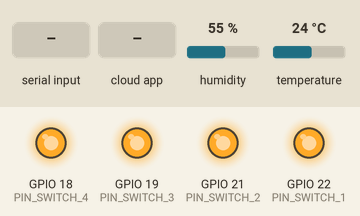
Bench run of a sketch on a simulated ESP32. On the bench: output pins drawn as LEDs (lit = HIGH). Dashed ring = blinking. The inputs (shaded band) are chosen by the test bench; at power-on: temperature 24 °C, humidity 55 %. WiFi joins after 1.5 s; servers stay silent unless stated; no MQTT or app messages arrive unless stated; the modem accepts every AT command (registered, SIM ready, sends succeed) and sends nothing else; the RemoteXY app is connected; what the sketch prints to the serial monitor is not drawn.

Above: at 2.9 s.
3.0 s: temperature set to 38 °C
5.0 s: temperature set to 41 °C
At 9.4 s:
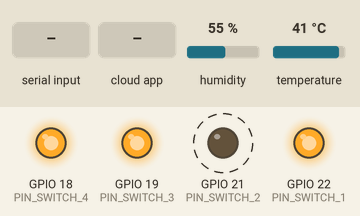
11.0 s: "Relay1on" received over the second serial link
At 15.0 s:
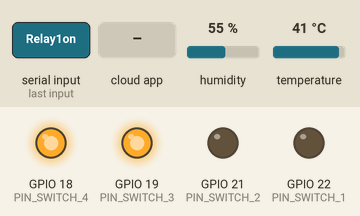
16.0 s: "Relay3on" received over the second serial link
At 18.2 s:
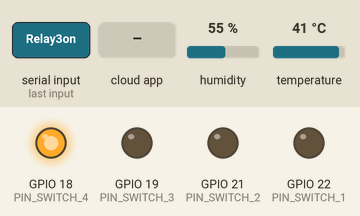
18.5 s: "Relay1off" received over the second serial link
At 20.4 s:
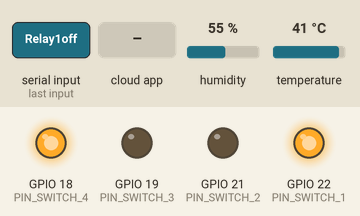
22.4 s: the phone or cloud app sets switch_4 to 1
At 24.8 s:
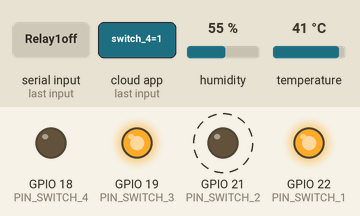
Timing chart, 0 to 29.4 s (numbered marks = the images above; inputs shaded):
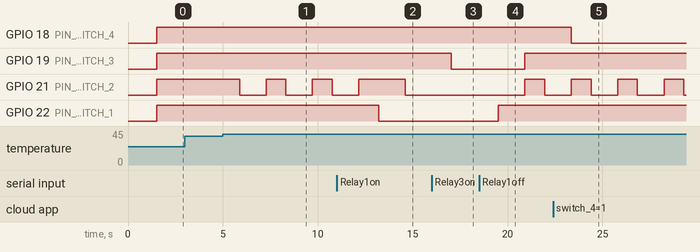

The sketch:

Final_Code_of_Project.ino
```cpp
/***** RemoteXY select connection mode and include library
 **********Including the recommanded libraries***********/

#define REMOTEXY_MODE__ESP32CORE_WIFI_CLOUD
#include "DHT.h"
#include <PubSubClient.h>
#include <WiFi.h>
#include <RemoteXY.h>

/*****control humidity and temperature variables******/

int x;
int y;
String incomingData;   // for storing incoming serial data
String message = "";   // A String for storing the message    // Initialized a pin for relay module
bool running_RELAY=false;

/******************************************************************
************Things Board interface using MQTT protocol*************
*******************************************************************/

#define WIFI_AP "FAB LAB"
#define WIFI_PASSWORD "Proj3ct123"

#define TOKEN "uN9YNlKLBz8hu8HxqIUq"
char thingsboardServer[] = "demo.thingsboard.io";

/*******Define DHT11 pin*******/

#define DHTPIN 4
#define DHTTYPE DHT11
#define RXD2 16
#define TXD2 17

/******************************************************************
******************RemoteXY connection settings*********************
*******************************************************************/

#define REMOTEXY_WIFI_SSID "FAB LAB"
#define REMOTEXY_WIFI_PASSWORD "Proj3ct123"
#define REMOTEXY_CLOUD_SERVER "cloud.remotexy.com"
#define REMOTEXY_CLOUD_PORT 6376
#define REMOTEXY_CLOUD_TOKEN "be3defc50356ba6276c8f3d18a0eec07"

WiFiClient espClient;

/****Initialize DHT sensor*****/

DHT dht(DHTPIN, DHTTYPE);

PubSubClient client(espClient);

int status = WL_IDLE_STATUS;
unsigned long lastSend;

/*****RemoteXY configurate*****/

#pragma pack(push, 1)
uint8_t RemoteXY_CONF[] =
  { 255,4,0,0,0,71,0,10,13,1,
  2,0,4,28,22,11,2,26,31,31,
  79,78,0,79,70,70,0,2,0,36,
  28,22,11,2,26,31,31,79,78,0,
  79,70,70,0,2,0,36,54,22,11,
  2,26,31,31,79,78,0,79,70,70,
  0,2,0,5,54,22,11,2,26,31,
  31,79,78,0,79,70,70,0 };

/******this structure defines all the variables and******
 ******events of your control interface******************/

struct {

    // input variables
  uint8_t switch_1; // =1 if switch ON and =0 if OFF
  uint8_t switch_2; // =1 if switch ON and =0 if OFF
  uint8_t switch_4; // =1 if switch ON and =0 if OFF
  uint8_t switch_3; // =1 if switch ON and =0 if OFF

    // other variable
  uint8_t connect_flag;  // =1 if wire connected, else =0

} RemoteXY;
#pragma pack(pop)

/////////////////////////////////////////////
//           END RemoteXY include          //
/////////////////////////////////////////////

#define PIN_SWITCH_1 22
#define PIN_SWITCH_2 21
#define PIN_SWITCH_4 18
#define PIN_SWITCH_3 19

void setup()
{
     RemoteXY_Init ();

  pinMode (PIN_SWITCH_1, OUTPUT);
  pinMode (PIN_SWITCH_2, OUTPUT);
  pinMode (PIN_SWITCH_4, OUTPUT);
  pinMode (PIN_SWITCH_3, OUTPUT);

   // Note the format for setting a serial port is as follows: Serial2.begin(baud-rate, protocol, RX pin, TX pin);
  Serial.begin(115200);
  dht.begin();
  delay(10);
  InitWiFi();
  client.setServer( thingsboardServer, 1883 );
  lastSend = 0;

  //Serial1.begin(9600, SERIAL_8N1, RXD2, TXD2);
  Serial2.begin(115200, SERIAL_8N1, RXD2, TXD2);
  Serial.println("Serial Txd is on pin: "+String(TX));
  Serial.println("Serial Rxd is on pin: "+String(RX));
  Serial.println("Serial begin");

  /*******************************************************
   ********Initially making the relay pins High because of
   ****************output of relay module*****************
   *******************************************************/

  pinMode(18, OUTPUT);   // Setting erlay pin as output pin
  digitalWrite(18,HIGH);  // Making relay pin initailly low
  pinMode(19, OUTPUT);   // Setting erlay pin as output pin
  digitalWrite(19, HIGH);  // Making relay pin initailly low
  pinMode(21, OUTPUT);   // Setting erlay pin as output pin
  digitalWrite(21, HIGH);  // Making relay pin initailly low
  pinMode(22, OUTPUT);   // Setting erlay pin as output pin
  digitalWrite(22, HIGH);  // Making relay pin initailly low
  Serial.println("Serial Monitor");

  // set SMS mode to text mode
  Serial2.print("AT+CMGF=1\r");
  delay(100);

  // set gsm module to tp show the output on serial out
  Serial2.print("AT+CNMI=2,2,0,0,0\r");
  delay(100);
}

void loop()
{
  /*********************************************************
   **********Controling devices using android app***********
   *********************************************************/

RemoteXY_Handler ();

  if(running_RELAY==false){
  digitalWrite(PIN_SWITCH_1, (RemoteXY.switch_1==1)?LOW:HIGH);
  digitalWrite(PIN_SWITCH_2, (RemoteXY.switch_2==1)?LOW:HIGH);
  digitalWrite(PIN_SWITCH_4, (RemoteXY.switch_4==1)?LOW:HIGH);
  digitalWrite(PIN_SWITCH_3, (RemoteXY.switch_3==1)?LOW:HIGH);
  }
  if ( !client.connected() ) {
  reconnect();
  }

  if ( millis() - lastSend > 1000 ) { // Update and send only after 1 seconds
  getAndSendTemperatureAndHumidityData();
  lastSend = millis();
  }

   client.loop();
  // TODO you loop code
  // use the RemoteXY structure for data transfer
  // do not call delay()
  receive_message();   //Function for receiving sms

/*************************************************************
 *******************RELAY 1**********************************
 ***********************************************************/
  // if received command is to turn on relay
  if(incomingData.indexOf("Relay1on")>=0)
  {
    digitalWrite(22, LOW);
    message = "Relay 1 is turned ON";
    running_RELAY=true;
    send_message(message);    // Send a sms back to confirm that the relay is turned on
  }

  // if received command is to turn off relay
  if(incomingData.indexOf("Relay1off")>=0)
  {
    digitalWrite(22, HIGH);
    message = "Relay 1 is turned OFF";
    running_RELAY=false;
    send_message(message);    // Send a sms back to confirm that the relay is turned off
  }

/*************************************************************
 *******************RELAY 2**********************************
 ***********************************************************/
   if(incomingData.indexOf("Relay2on")>=0)
  {
    digitalWrite(21, LOW);
    message = "Relay 2 is turned ON";
    running_RELAY=true;
    send_message(message);    // Send a sms back to confirm that the relay is turned on
  }

  // if received command is to turn off relay
  if(incomingData.indexOf("Relay2off")>=0)
  {
    digitalWrite(21, HIGH);
    running_RELAY=false;
    message = "Relay 2 is turned OFF";
    send_message(message);    // Send a sms back to confirm that the relay is turned off
  }

/*************************************************************
 *******************RELAY 3**********************************
 ***********************************************************/
   if(incomingData.indexOf("Relay3on")>=0)
  {
    digitalWrite(19, LOW);
    message = "Relay 3 is turned ON";
        running_RELAY=true;
    // Send a sms back to confirm that the relay is turned on
    send_message(message);
  }

  // if received command is to turn off relay
  if(incomingData.indexOf("Relay3off")>=0)
  {
    digitalWrite(19, HIGH);
    running_RELAY=false;
    message = "Relay 3 is turned OFF";
    // Send a sms back to confirm that the relay is turned off
    send_message(message);
  }

/*************************************************************
 *******************RELAY 4**********************************
 ***********************************************************/
   if(incomingData.indexOf("Relay4on")>=0)
  {
    digitalWrite(18, LOW);
    message = "Relay 4 is turned ON";
        running_RELAY=true;
    // Send a sms back to confirm that the relay is turned on
    send_message(message);
  }

  // if received command is to turn off relay
  if(incomingData.indexOf("Relay4off")>=0)
  {
    digitalWrite(18, HIGH);
    running_RELAY=false;
    message = "Relay 4 is turned OFF";
    // Send a sms back to confirm that the relay is turned off
    send_message(message);
  }
   /*************************************************************
 *******************ALL RELAYS**********************************
 ***********************************************************/
   if(incomingData.indexOf("Relayallon")>=0)
  {
    digitalWrite(18, LOW);
    digitalWrite(19, LOW);
    digitalWrite(21, LOW);
    digitalWrite(22, LOW);
    message = "All Relays are turned ON";
        running_RELAY=true;
    // Send a sms back to confirm that the relay is turned on
    send_message(message);
  }

  // if received command is to turn off relay
  if(incomingData.indexOf("Relayalloff")>=0)
  {
    digitalWrite(18, HIGH);
    digitalWrite(19, HIGH);
    digitalWrite(21, HIGH);
    digitalWrite(22, HIGH);
    running_RELAY=false;
    message = "All Relays are turned OFF";
    // Send a sms back to confirm that the relay is turned off
    send_message(message);
  }
  /***********************************************************
   ******Conditon if humidity or temperature is exceeded******
   *****************from the limited values*******************/

if(x>=60)
{
  int state= digitalRead(22);
  if(state==0){
  digitalWrite(22,HIGH);
  message = "Humidity is exceeded from the limited value so the Relay 1 is turned OFF";
  send_message(message);    // Send a sms back to confirm that the relay is turned off
  }
}
if(y>=40)
{
  int state= digitalRead(21);
  if(state==1){
  digitalWrite(21,LOW);
  message = "Temperature is exceeded from the limited value so the Relay 2 is turned ON";
  send_message(message);    // Send a sms back to confirm that the relay is turned off
  }
}
}

/************************************************************
 **************Recieve message by GSM module***************
 ************************************************************/

void receive_message()
{
  if (Serial2.available() > 0)
  {
    incomingData = Serial2.readString(); // Get the data from the serial port.
    Serial.print(incomingData);
    delay(10);
  }
}

/************************************************************
 ****************Send message by GSM module******************
 ************************************************************/

void send_message(String message)
{
  Serial2.println("AT+CMGF=1");    //Set the GSM Module in Text Mode
  delay(100);
  Serial2.println("AT+CMGS=\"+923474232708\""); // Replace it with your mobile number
  delay(100);
  Serial2.println(message);   // The SMS text you want to send
  delay(100);
  Serial2.println((char)26);  // ASCII code of CTRL+Z
  delay(100);
  Serial2.println();
  delay(1000);
}
/*********************************************************************
 ***Getting data from DHT11 sensor and sending to thingsboad server***
 *********************************************************************/

void getAndSendTemperatureAndHumidityData()
{
Serial.println("Collecting temperature data.");

// Reading temperature or humidity takes about 250 milliseconds!
float h = dht.readHumidity();
// Read temperature as Celsius (the default)
float t = dht.readTemperature();

// Check if any reads failed and exit early (to try again).
if (isnan(h) || isnan(t)) {
Serial.println("Failed to read from DHT sensor!");
return;
}

Serial.print("Humidity: ");
Serial.print(h);
Serial.print(" %\t");
Serial.print("Temperature: ");
Serial.print(t);
Serial.print(" *C ");

String temperature = String(t);
String humidity = String(h);

x=h;
y=t;

// Just debug messages
Serial.print( "Sending temperature and humidity : [" );
Serial.print( temperature ); Serial.print( "," );
Serial.print( humidity );
Serial.print( "] -> " );

// Prepare a JSON payload string
String payload = "{";
payload += "\"temperature\":"; payload += temperature; payload += ",";
payload += "\"humidity\":"; payload += humidity;
payload += "}";

// Send payload
char attributes[100];
payload.toCharArray( attributes, 100 );
client.publish( "v1/devices/me/telemetry", attributes );
Serial.println( attributes );

}

/************************************************************
 ******************Initializing the WIFI*********************
 ************************************************************/

void InitWiFi()
{
Serial.println("Connecting to AP ...");
// attempt to connect to WiFi network

WiFi.begin(WIFI_AP, WIFI_PASSWORD);
while (WiFi.status() != WL_CONNECTED) {
delay(500);
Serial.print(".");
}
Serial.println("Connected to AP");
}
void reconnect() {
// Loop until we're reconnected
while (!client.connected()) {
status = WiFi.status();
if ( status != WL_CONNECTED) {
WiFi.begin(WIFI_AP, WIFI_PASSWORD);
while (WiFi.status() != WL_CONNECTED) {
delay(500);
Serial.print(".");
}
Serial.println("Connected to AP");
}
Serial.print("Connecting to Thingsboard node ...");
// Attempt to connect (clientId, username, password)
if ( client.connect("ESP8266 Device", TOKEN, NULL) ) {
Serial.println( "[DONE]" );
} else {
Serial.print( "[FAILED] [ rc = " );
Serial.print( client.state() );
Serial.println( " : retrying in 5 seconds]" );
// Wait 5 seconds before retrying
delay( 5000 );
}
}
}
```

Measured:
- the behaviour switches between 39 and 40 °C on temperature (found by bisection; images 0 and 1)
- after the input at 3.0 s, every drawn part: stays the same
- after the input at 5.0 s, GPIO 21 (PIN_SWITCH_2): alternates HIGH for 1.0 s and LOW for 1.4 s, starting after 0.89 s
- after the input at 11.0 s, GPIO 22 (PIN_SWITCH_1): HIGH → LOW after 2.2 s
- after the input at 16.0 s, GPIO 19 (PIN_SWITCH_3): HIGH → LOW after 1.0 s
- after the input at 18.5 s, GPIO 19 (PIN_SWITCH_3): LOW → HIGH after 2.4 s; GPIO 21 (PIN_SWITCH_2): LOW → HIGH after 2.4 s, → LOW 1.0 s later; GPIO 22 (PIN_SWITCH_1): LOW → HIGH after 1.0 s
- after the input at 22.4 s, GPIO 18 (PIN_SWITCH_4): HIGH → LOW after 0.96 s
